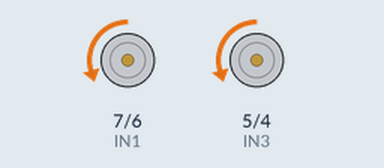
A sketch run on a simulated Arduino Uno, built with avr-gcc and run on an emulated ATmega328P. On the bench: motor-driver pin pairs drawn as motors (green arrow = first pin HIGH = forward, orange = second pin HIGH = backward, longer = more drive, scaled by the enable pin).

Above: at 1.0 s.
At 4.0 s:
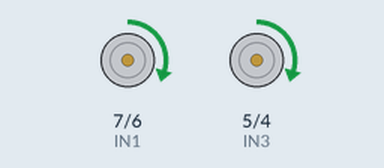
At 7.0 s:
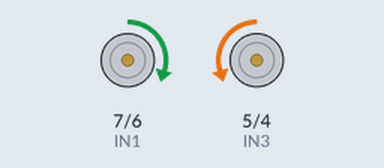
At 12.5 s:
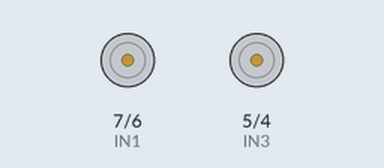
Timing chart, 0 to 18.2 s (numbered marks = the images above):
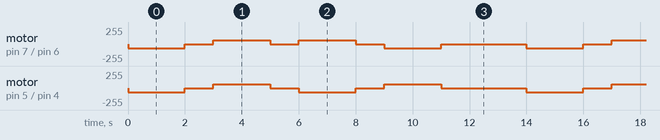

Measured:
- by itself, motor on pin 7 (IN1) / pin 6 (IN2): repeats every 14.0 s: 2 × (stopped 1.0 s, forward 60/255 2.0 s), stopped 1.0 s, backward 60/255 2.0 s, stopped 3.0 s, backward 60/255 2.0 s
- by itself, motor on pin 5 (IN3) / pin 4 (IN4): repeats every 14.0 s: stopped 1.0 s, forward 60/255 2.0 s, stopped 1.0 s, backward 60/255 2.0 s, stopped 1.0 s, forward 60/255 2.0 s, stopped 3.0 s, backward 60/255 2.0 s

The sketch:

drive_test.ino
```cpp
// Test: drive forward, backward, turn left, turn right — 2 s each, repeating.
const int ENA = 3;           // left speed (PWM)
const int IN1 = 7, IN2 = 6;  // left direction
const int ENB = 11;          // right speed (PWM)
const int IN3 = 5, IN4 = 4;  // right direction

const int SPEED = 60;        // 0..255

// dir: 1 = forward, -1 = backward, 0 = stop
void left(int dir) {
  // left forward is IN1 LOW / IN2 HIGH
  digitalWrite(IN1, dir < 0); digitalWrite(IN2, dir > 0);
  analogWrite(ENA, dir ? SPEED : 0);
}

void right(int dir) {
  // right forward is IN3 LOW / IN4 HIGH
  digitalWrite(IN3, dir < 0); digitalWrite(IN4, dir > 0);
  analogWrite(ENB, dir ? SPEED : 0);
}

void drive(int l, int r, int ms) {
  left(l); right(r); delay(ms);
  left(0); right(0); delay(1000);
}

void setup() {
  pinMode(ENA, OUTPUT); pinMode(ENB, OUTPUT);
  pinMode(IN1, OUTPUT); pinMode(IN2, OUTPUT);
  pinMode(IN3, OUTPUT); pinMode(IN4, OUTPUT);
}

void loop() {
  drive( 1,  1, 2000);  // forward
  drive(-1, -1, 2000);  // backward
  drive(-1,  1, 2000);  // turn left (spin in place)
  drive( 1, -1, 2000);  // turn right (spin in place)
  delay(2000);
}
```
